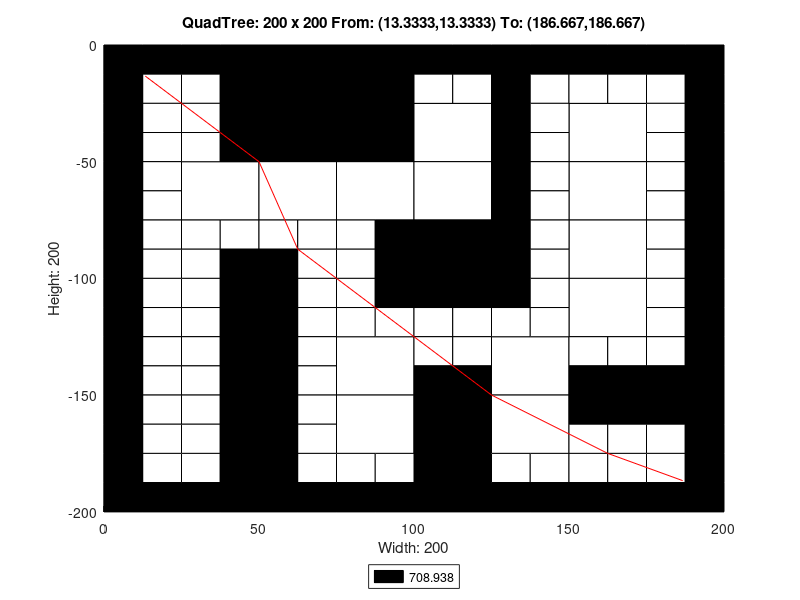

This chart was generated by the following MATLAB code:
axis([0 200 -200 0]);
title('QuadTree: 200 x 200 From: (13.3333,13.3333) To: (186.667,186.667)');
xlabel('Width: 200');
ylabel('Height: 200');
rectangle('Position',[50 -50 50 50], 'FaceColor',[0 0 0]);
rectangle('Position',[25 -75 25 25], 'FaceColor',[1 1 1]);
rectangle('Position',[50 -75 25 25], 'FaceColor',[1 1 1]);
rectangle('Position',[75 -75 25 25], 'FaceColor',[1 1 1]);
rectangle('Position',[100 -50 25 25], 'FaceColor',[1 1 1]);
rectangle('Position',[150 -50 25 25], 'FaceColor',[1 1 1]);
rectangle('Position',[100 -75 25 25], 'FaceColor',[1 1 1]);
rectangle('Position',[100 -100 25 25], 'FaceColor',[0 0 0]);
rectangle('Position',[150 -75 25 25], 'FaceColor',[1 1 1]);
rectangle('Position',[150 -100 25 25], 'FaceColor',[1 1 1]);
rectangle('Position',[75 -150 25 25], 'FaceColor',[1 1 1]);
rectangle('Position',[75 -175 25 25], 'FaceColor',[1 1 1]);
rectangle('Position',[125 -150 25 25], 'FaceColor',[1 1 1]);
rectangle('Position',[150 -125 25 25], 'FaceColor',[1 1 1]);
rectangle('Position',[100 -175 25 25], 'FaceColor',[0 0 0]);
rectangle('Position',[125 -175 25 25], 'FaceColor',[1 1 1]);
rectangle('Position',[100 -200 25 25], 'FaceColor',[0 0 0]);
rectangle('Position',[0 -12.5 12.5 12.5], 'FaceColor',[0 0 0]);
rectangle('Position',[12.5 -12.5 12.5 12.5], 'FaceColor',[0 0 0]);
rectangle('Position',[0 -25 12.5 12.5], 'FaceColor',[0 0 0]);
rectangle('Position',[12.5 -25 12.5 12.5], 'FaceColor',[1 1 1]);
rectangle('Position',[25 -12.5 12.5 12.5], 'FaceColor',[0 0 0]);
rectangle('Position',[37.5 -12.5 12.5 12.5], 'FaceColor',[0 0 0]);
rectangle('Position',[25 -25 12.5 12.5], 'FaceColor',[1 1 1]);
rectangle('Position',[37.5 -25 12.5 12.5], 'FaceColor',[0 0 0]);
rectangle('Position',[0 -37.5 12.5 12.5], 'FaceColor',[0 0 0]);
rectangle('Position',[12.5 -37.5 12.5 12.5], 'FaceColor',[1 1 1]);
rectangle('Position',[0 -50 12.5 12.5], 'FaceColor',[0 0 0]);
rectangle('Position',[12.5 -50 12.5 12.5], 'FaceColor',[1 1 1]);
rectangle('Position',[25 -37.5 12.5 12.5], 'FaceColor',[1 1 1]);
rectangle('Position',[37.5 -37.5 12.5 12.5], 'FaceColor',[0 0 0]);
rectangle('Position',[25 -50 12.5 12.5], 'FaceColor',[1 1 1]);
rectangle('Position',[37.5 -50 12.5 12.5], 'FaceColor',[0 0 0]);
rectangle('Position',[0 -62.5 12.5 12.5], 'FaceColor',[0 0 0]);
rectangle('Position',[12.5 -62.5 12.5 12.5], 'FaceColor',[1 1 1]);
rectangle('Position',[0 -75 12.5 12.5], 'FaceColor',[0 0 0]);
rectangle('Position',[12.5 -75 12.5 12.5], 'FaceColor',[1 1 1]);
rectangle('Position',[0 -87.5 12.5 12.5], 'FaceColor',[0 0 0]);
rectangle('Position',[12.5 -87.5 12.5 12.5], 'FaceColor',[1 1 1]);
rectangle('Position',[0 -100 12.5 12.5], 'FaceColor',[0 0 0]);
rectangle('Position',[12.5 -100 12.5 12.5], 'FaceColor',[1 1 1]);
rectangle('Position',[25 -87.5 12.5 12.5], 'FaceColor',[1 1 1]);
rectangle('Position',[37.5 -87.5 12.5 12.5], 'FaceColor',[1 1 1]);
rectangle('Position',[25 -100 12.5 12.5], 'FaceColor',[1 1 1]);
rectangle('Position',[37.5 -100 12.5 12.5], 'FaceColor',[0 0 0]);
rectangle('Position',[50 -87.5 12.5 12.5], 'FaceColor',[1 1 1]);
rectangle('Position',[62.5 -87.5 12.5 12.5], 'FaceColor',[1 1 1]);
rectangle('Position',[50 -100 12.5 12.5], 'FaceColor',[0 0 0]);
rectangle('Position',[62.5 -100 12.5 12.5], 'FaceColor',[1 1 1]);
rectangle('Position',[75 -87.5 12.5 12.5], 'FaceColor',[1 1 1]);
rectangle('Position',[87.5 -87.5 12.5 12.5], 'FaceColor',[0 0 0]);
rectangle('Position',[75 -100 12.5 12.5], 'FaceColor',[1 1 1]);
rectangle('Position',[87.5 -100 12.5 12.5], 'FaceColor',[0 0 0]);
rectangle('Position',[100 -12.5 12.5 12.5], 'FaceColor',[0 0 0]);
rectangle('Position',[112.5 -12.5 12.5 12.5], 'FaceColor',[0 0 0]);
rectangle('Position',[100 -25 12.5 12.5], 'FaceColor',[1 1 1]);
rectangle('Position',[112.5 -25 12.5 12.5], 'FaceColor',[1 1 1]);
rectangle('Position',[125 -12.5 12.5 12.5], 'FaceColor',[0 0 0]);
rectangle('Position',[137.5 -12.5 12.5 12.5], 'FaceColor',[0 0 0]);
rectangle('Position',[125 -25 12.5 12.5], 'FaceColor',[0 0 0]);
rectangle('Position',[137.5 -25 12.5 12.5], 'FaceColor',[1 1 1]);
rectangle('Position',[125 -37.5 12.5 12.5], 'FaceColor',[0 0 0]);
rectangle('Position',[137.5 -37.5 12.5 12.5], 'FaceColor',[1 1 1]);
rectangle('Position',[125 -50 12.5 12.5], 'FaceColor',[0 0 0]);
rectangle('Position',[137.5 -50 12.5 12.5], 'FaceColor',[1 1 1]);
rectangle('Position',[150 -12.5 12.5 12.5], 'FaceColor',[0 0 0]);
rectangle('Position',[162.5 -12.5 12.5 12.5], 'FaceColor',[0 0 0]);
rectangle('Position',[150 -25 12.5 12.5], 'FaceColor',[1 1 1]);
rectangle('Position',[162.5 -25 12.5 12.5], 'FaceColor',[1 1 1]);
rectangle('Position',[175 -12.5 12.5 12.5], 'FaceColor',[0 0 0]);
rectangle('Position',[187.5 -12.5 12.5 12.5], 'FaceColor',[0 0 0]);
rectangle('Position',[175 -25 12.5 12.5], 'FaceColor',[1 1 1]);
rectangle('Position',[187.5 -25 12.5 12.5], 'FaceColor',[0 0 0]);
rectangle('Position',[175 -37.5 12.5 12.5], 'FaceColor',[1 1 1]);
rectangle('Position',[187.5 -37.5 12.5 12.5], 'FaceColor',[0 0 0]);
rectangle('Position',[175 -50 12.5 12.5], 'FaceColor',[1 1 1]);
rectangle('Position',[187.5 -50 12.5 12.5], 'FaceColor',[0 0 0]);
rectangle('Position',[125 -62.5 12.5 12.5], 'FaceColor',[0 0 0]);
rectangle('Position',[137.5 -62.5 12.5 12.5], 'FaceColor',[1 1 1]);
rectangle('Position',[125 -75 12.5 12.5], 'FaceColor',[0 0 0]);
rectangle('Position',[137.5 -75 12.5 12.5], 'FaceColor',[1 1 1]);
rectangle('Position',[125 -87.5 12.5 12.5], 'FaceColor',[0 0 0]);
rectangle('Position',[137.5 -87.5 12.5 12.5], 'FaceColor',[1 1 1]);
rectangle('Position',[125 -100 12.5 12.5], 'FaceColor',[0 0 0]);
rectangle('Position',[137.5 -100 12.5 12.5], 'FaceColor',[1 1 1]);
rectangle('Position',[175 -62.5 12.5 12.5], 'FaceColor',[1 1 1]);
rectangle('Position',[187.5 -62.5 12.5 12.5], 'FaceColor',[0 0 0]);
rectangle('Position',[175 -75 12.5 12.5], 'FaceColor',[1 1 1]);
rectangle('Position',[187.5 -75 12.5 12.5], 'FaceColor',[0 0 0]);
rectangle('Position',[175 -87.5 12.5 12.5], 'FaceColor',[1 1 1]);
rectangle('Position',[187.5 -87.5 12.5 12.5], 'FaceColor',[0 0 0]);
rectangle('Position',[175 -100 12.5 12.5], 'FaceColor',[1 1 1]);
rectangle('Position',[187.5 -100 12.5 12.5], 'FaceColor',[0 0 0]);
rectangle('Position',[0 -112.5 12.5 12.5], 'FaceColor',[0 0 0]);
rectangle('Position',[12.5 -112.5 12.5 12.5], 'FaceColor',[1 1 1]);
rectangle('Position',[0 -125 12.5 12.5], 'FaceColor',[0 0 0]);
rectangle('Position',[12.5 -125 12.5 12.5], 'FaceColor',[1 1 1]);
rectangle('Position',[25 -112.5 12.5 12.5], 'FaceColor',[1 1 1]);
rectangle('Position',[37.5 -112.5 12.5 12.5], 'FaceColor',[0 0 0]);
rectangle('Position',[25 -125 12.5 12.5], 'FaceColor',[1 1 1]);
rectangle('Position',[37.5 -125 12.5 12.5], 'FaceColor',[0 0 0]);
rectangle('Position',[0 -137.5 12.5 12.5], 'FaceColor',[0 0 0]);
rectangle('Position',[12.5 -137.5 12.5 12.5], 'FaceColor',[1 1 1]);
rectangle('Position',[0 -150 12.5 12.5], 'FaceColor',[0 0 0]);
rectangle('Position',[12.5 -150 12.5 12.5], 'FaceColor',[1 1 1]);
rectangle('Position',[25 -137.5 12.5 12.5], 'FaceColor',[1 1 1]);
rectangle('Position',[37.5 -137.5 12.5 12.5], 'FaceColor',[0 0 0]);
rectangle('Position',[25 -150 12.5 12.5], 'FaceColor',[1 1 1]);
rectangle('Position',[37.5 -150 12.5 12.5], 'FaceColor',[0 0 0]);
rectangle('Position',[50 -112.5 12.5 12.5], 'FaceColor',[0 0 0]);
rectangle('Position',[62.5 -112.5 12.5 12.5], 'FaceColor',[1 1 1]);
rectangle('Position',[50 -125 12.5 12.5], 'FaceColor',[0 0 0]);
rectangle('Position',[62.5 -125 12.5 12.5], 'FaceColor',[1 1 1]);
rectangle('Position',[75 -112.5 12.5 12.5], 'FaceColor',[1 1 1]);
rectangle('Position',[87.5 -112.5 12.5 12.5], 'FaceColor',[0 0 0]);
rectangle('Position',[75 -125 12.5 12.5], 'FaceColor',[1 1 1]);
rectangle('Position',[87.5 -125 12.5 12.5], 'FaceColor',[1 1 1]);
rectangle('Position',[50 -137.5 12.5 12.5], 'FaceColor',[0 0 0]);
rectangle('Position',[62.5 -137.5 12.5 12.5], 'FaceColor',[1 1 1]);
rectangle('Position',[50 -150 12.5 12.5], 'FaceColor',[0 0 0]);
rectangle('Position',[62.5 -150 12.5 12.5], 'FaceColor',[1 1 1]);
rectangle('Position',[0 -162.5 12.5 12.5], 'FaceColor',[0 0 0]);
rectangle('Position',[12.5 -162.5 12.5 12.5], 'FaceColor',[1 1 1]);
rectangle('Position',[0 -175 12.5 12.5], 'FaceColor',[0 0 0]);
rectangle('Position',[12.5 -175 12.5 12.5], 'FaceColor',[1 1 1]);
rectangle('Position',[25 -162.5 12.5 12.5], 'FaceColor',[1 1 1]);
rectangle('Position',[37.5 -162.5 12.5 12.5], 'FaceColor',[0 0 0]);
rectangle('Position',[25 -175 12.5 12.5], 'FaceColor',[1 1 1]);
rectangle('Position',[37.5 -175 12.5 12.5], 'FaceColor',[0 0 0]);
rectangle('Position',[0 -187.5 12.5 12.5], 'FaceColor',[0 0 0]);
rectangle('Position',[12.5 -187.5 12.5 12.5], 'FaceColor',[1 1 1]);
rectangle('Position',[0 -200 12.5 12.5], 'FaceColor',[0 0 0]);
rectangle('Position',[12.5 -200 12.5 12.5], 'FaceColor',[0 0 0]);
rectangle('Position',[25 -187.5 12.5 12.5], 'FaceColor',[1 1 1]);
rectangle('Position',[37.5 -187.5 12.5 12.5], 'FaceColor',[0 0 0]);
rectangle('Position',[25 -200 12.5 12.5], 'FaceColor',[0 0 0]);
rectangle('Position',[37.5 -200 12.5 12.5], 'FaceColor',[0 0 0]);
rectangle('Position',[50 -162.5 12.5 12.5], 'FaceColor',[0 0 0]);
rectangle('Position',[62.5 -162.5 12.5 12.5], 'FaceColor',[1 1 1]);
rectangle('Position',[50 -175 12.5 12.5], 'FaceColor',[0 0 0]);
rectangle('Position',[62.5 -175 12.5 12.5], 'FaceColor',[1 1 1]);
rectangle('Position',[50 -187.5 12.5 12.5], 'FaceColor',[0 0 0]);
rectangle('Position',[62.5 -187.5 12.5 12.5], 'FaceColor',[1 1 1]);
rectangle('Position',[50 -200 12.5 12.5], 'FaceColor',[0 0 0]);
rectangle('Position',[62.5 -200 12.5 12.5], 'FaceColor',[0 0 0]);
rectangle('Position',[75 -187.5 12.5 12.5], 'FaceColor',[1 1 1]);
rectangle('Position',[87.5 -187.5 12.5 12.5], 'FaceColor',[1 1 1]);
rectangle('Position',[75 -200 12.5 12.5], 'FaceColor',[0 0 0]);
rectangle('Position',[87.5 -200 12.5 12.5], 'FaceColor',[0 0 0]);
rectangle('Position',[100 -112.5 12.5 12.5], 'FaceColor',[0 0 0]);
rectangle('Position',[112.5 -112.5 12.5 12.5], 'FaceColor',[0 0 0]);
rectangle('Position',[100 -125 12.5 12.5], 'FaceColor',[1 1 1]);
rectangle('Position',[112.5 -125 12.5 12.5], 'FaceColor',[1 1 1]);
rectangle('Position',[125 -112.5 12.5 12.5], 'FaceColor',[0 0 0]);
rectangle('Position',[137.5 -112.5 12.5 12.5], 'FaceColor',[1 1 1]);
rectangle('Position',[125 -125 12.5 12.5], 'FaceColor',[1 1 1]);
rectangle('Position',[137.5 -125 12.5 12.5], 'FaceColor',[1 1 1]);
rectangle('Position',[100 -137.5 12.5 12.5], 'FaceColor',[1 1 1]);
rectangle('Position',[112.5 -137.5 12.5 12.5], 'FaceColor',[1 1 1]);
rectangle('Position',[100 -150 12.5 12.5], 'FaceColor',[0 0 0]);
rectangle('Position',[112.5 -150 12.5 12.5], 'FaceColor',[0 0 0]);
rectangle('Position',[175 -112.5 12.5 12.5], 'FaceColor',[1 1 1]);
rectangle('Position',[187.5 -112.5 12.5 12.5], 'FaceColor',[0 0 0]);
rectangle('Position',[175 -125 12.5 12.5], 'FaceColor',[1 1 1]);
rectangle('Position',[187.5 -125 12.5 12.5], 'FaceColor',[0 0 0]);
rectangle('Position',[150 -137.5 12.5 12.5], 'FaceColor',[1 1 1]);
rectangle('Position',[162.5 -137.5 12.5 12.5], 'FaceColor',[1 1 1]);
rectangle('Position',[150 -150 12.5 12.5], 'FaceColor',[0 0 0]);
rectangle('Position',[162.5 -150 12.5 12.5], 'FaceColor',[0 0 0]);
rectangle('Position',[175 -137.5 12.5 12.5], 'FaceColor',[1 1 1]);
rectangle('Position',[187.5 -137.5 12.5 12.5], 'FaceColor',[0 0 0]);
rectangle('Position',[175 -150 12.5 12.5], 'FaceColor',[0 0 0]);
rectangle('Position',[187.5 -150 12.5 12.5], 'FaceColor',[0 0 0]);
rectangle('Position',[125 -187.5 12.5 12.5], 'FaceColor',[1 1 1]);
rectangle('Position',[137.5 -187.5 12.5 12.5], 'FaceColor',[1 1 1]);
rectangle('Position',[125 -200 12.5 12.5], 'FaceColor',[0 0 0]);
rectangle('Position',[137.5 -200 12.5 12.5], 'FaceColor',[0 0 0]);
rectangle('Position',[150 -162.5 12.5 12.5], 'FaceColor',[0 0 0]);
rectangle('Position',[162.5 -162.5 12.5 12.5], 'FaceColor',[0 0 0]);
rectangle('Position',[150 -175 12.5 12.5], 'FaceColor',[1 1 1]);
rectangle('Position',[162.5 -175 12.5 12.5], 'FaceColor',[1 1 1]);
rectangle('Position',[175 -162.5 12.5 12.5], 'FaceColor',[0 0 0]);
rectangle('Position',[187.5 -162.5 12.5 12.5], 'FaceColor',[0 0 0]);
rectangle('Position',[175 -175 12.5 12.5], 'FaceColor',[1 1 1]);
rectangle('Position',[187.5 -175 12.5 12.5], 'FaceColor',[0 0 0]);
rectangle('Position',[150 -187.5 12.5 12.5], 'FaceColor',[1 1 1]);
rectangle('Position',[162.5 -187.5 12.5 12.5], 'FaceColor',[1 1 1]);
rectangle('Position',[150 -200 12.5 12.5], 'FaceColor',[0 0 0]);
rectangle('Position',[162.5 -200 12.5 12.5], 'FaceColor',[0 0 0]);
rectangle('Position',[175 -187.5 12.5 12.5], 'FaceColor',[1 1 1]);
rectangle('Position',[187.5 -187.5 12.5 12.5], 'FaceColor',[0 0 0]);
rectangle('Position',[175 -200 12.5 12.5], 'FaceColor',[0 0 0]);
rectangle('Position',[187.5 -200 12.5 12.5], 'FaceColor',[0 0 0]);
X=[186.667,186.667,162.5,162.5,125,100,100,87.5,87.5,75,62.5,62.5,50,37.5,25,25,13.3333];
Y=[-186.667,-186.667,-175,-175,-150,-125,-125,-112.5,-112.5,-100,-87.5,-87.5,-50,-37.5,-25,-25,-13.3333];
hold on;
plot(X,Y,'r');
legend('708.938','Location','southoutside');
